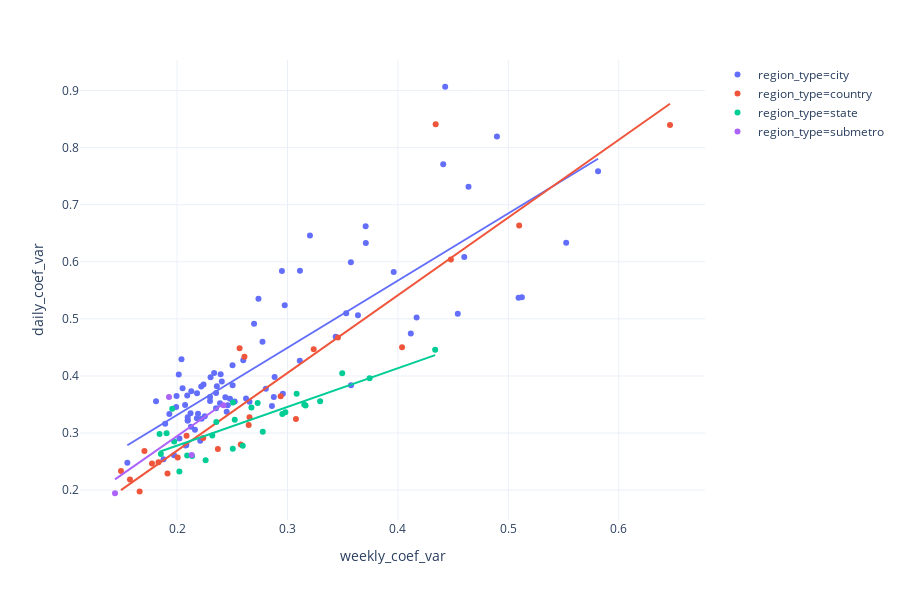

Notebook code cell kept with this figure:
### Code cell
import plotly.express as px

px.scatter(df.dropna(subset=['weekly_coef_var', 'daily_coef_var'])\
             .query('weekly_coef_var < 1').query('daily_coef_var < 1'),
            x="weekly_coef_var", y="daily_coef_var", color='region_type',
            hover_name="region_slug", template='plotly_white', trendline='ols').show()

### Figure 1 — Plotly figure (JSON) as saved in the notebook; plotly's stock layout.template omitted (floating-point values rounded to 4 significant figures)
{"data": [{"hoverlabel": {"namelength": 0}, "hovertemplate": "<b>%{hovertext}</b><br><br>region_type=city<br>weekly_coef_var=%{x}<br>daily_coef_var=%{y}", "hovertext": ["bogota", "managua", "kingston", "natal", "mendoza", "curitiba", "toluca", "barranquilla", "buenosaires", "paramaribo", "santodomingo", "saojosedoscampos", "panamacity", "sanfernado", "santiago", "fortaleza", "salvador", "manaus", "saopaulo", "teresina", "tegucigalpa", "georgetown", "ciudad_guayana", "montevideo", "merida", "porto_alergre", "arequipa", "tijuana", "saoluis", "cochabamba", "sorocaba", "joaopessoa", "mexicocity", "brasilia", "guadalajara", "lapaz", "nassau", "pereira", "asuncion", "santacruzdelasierra", "santiagocaballeros", "recife", "monterrey", "goiania", "guayaquil", "caracas", "guatemala", "cartagena", "belem", "pueble", "bridgetown", "riodejaneiro", "cucuta", "rosario", "quito", "campinas", "sanpedrosula", "maceio", "aguascalientes", "leon", "queretaro", "portauprince", "maracaibo", "cuenca", "barcelona", "medellin", "bucaramanga", "cordoba", "santos", "sanjose", "portofspain", "juarez", "sanluispotosi", "sansalvador", "santamarta", "valencia", "belohorizonte", "joinville", "vitoria", "maracay", "lima", "cali", "florianopolis", "torreon"], "legendgroup": "region_type=city", "marker": {"color": "#636efa", "symbol": "circle"}, "mode": "markers", "name": "region_type=city", "showlegend": true, "type": "scatter", "x": [0.221, 0.2298, 0.2697, 0.2096, 0.3638, 0.2502, 0.2162, 0.1892, 0.2179, 0.3962, 0.2298, 0.224, 0.204, 0.3113, 0.2774, 0.2096, 0.2015, 0.1995, 0.236, 0.2522, 0.3436, 0.3708, 0.4428, 0.1972, 0.2222, 0.2303, 0.2251, 0.5123, 0.2479, 0.2405, 0.2128, 0.2092, 0.2022, 0.2599, 0.2084, 0.2804, 0.3574, 0.2876, 0.4169, 0.3575, 0.1992, 0.193, 0.2503, 0.2219, 0.218, 0.5813, 0.219, 0.2078, 0.2449, 0.1877, 0.3203, 0.2072, 0.2958, 0.2352, 0.2122, 0.2335, 0.3532, 0.1809, 0.2859, 0.2624, 0.2126, 0.5524, 0.4897, 0.3111, 0.3709, 0.2389, 0.2459, 0.4601, 0.2656, 0.2437, 0.2949, 0.5093, 0.2883, 0.2395, 0.4117, 0.441, 0.2353, 0.2975, 0.205, 0.4639, 0.155, 0.2096, 0.2737, 0.4542], "xaxis": "x", "y": [0.2867, 0.363, 0.4913, 0.3218, 0.5065, 0.4186, 0.3058, 0.3164, 0.3261, 0.5819, 0.3562, 0.3851, 0.4293, 0.5842, 0.46, 0.3218, 0.4023, 0.3649, 0.3818, 0.3553, 0.4687, 0.6623, 0.9066, 0.261, 0.325, 0.3979, 0.3293, 0.5377, 0.3601, 0.3901, 0.3732, 0.3656, 0.2902, 0.4274, 0.279, 0.3776, 0.5994, 0.3632, 0.5025, 0.3835, 0.3454, 0.3334, 0.3838, 0.3813, 0.3697, 0.7585, 0.3336, 0.278, 0.3373, 0.2542, 0.6462, 0.3492, 0.3687, 0.3435, 0.3347, 0.4052, 0.5099, 0.3557, 0.3471, 0.3604, 0.3112, 0.6332, 0.8193, 0.4267, 0.6327, 0.352, 0.3485, 0.6083, 0.3547, 0.3625, 0.5839, 0.5369, 0.3981, 0.4031, 0.4746, 0.7708, 0.3702, 0.5239, 0.3783, 0.7313, 0.2478, 0.3274, 0.5352, 0.509], "yaxis": "y"}, {"hoverlabel": {"namelength": 0}, "hovertemplate": "<b>OLS trendline</b><br>daily_coef_var = 1.177411 * weekly_coef_var + 0.096125<br>R<sup>2</sup>=0.691302<br><br>region_type=city<br>weekly_coef_var=%{x}<br>daily_coef_var=%{y} <b>(trend)</b>", "legendgroup": "region_type=city", "marker": {"color": "#636efa", "symbol": "circle"}, "mode": "lines", "name": "region_type=city", "showlegend": false, "type": "scatter", "x": [0.155, 0.1809, 0.1877, 0.1892, 0.193, 0.1972, 0.1992, 0.1995, 0.2015, 0.2022, 0.204, 0.205, 0.2072, 0.2078, 0.2084, 0.2092, 0.2096, 0.2096, 0.2096, 0.2122, 0.2126, 0.2128, 0.2162, 0.2179, 0.218, 0.219, 0.221, 0.2219, 0.2222, 0.224, 0.2251, 0.2298, 0.2298, 0.2303, 0.2335, 0.2352, 0.2353, 0.236, 0.2389, 0.2395, 0.2405, 0.2437, 0.2449, 0.2459, 0.2479, 0.2502, 0.2503, 0.2522, 0.2599, 0.2624, 0.2656, 0.2697, 0.2737, 0.2774, 0.2804, 0.2859, 0.2876, 0.2883, 0.2949, 0.2958, 0.2975, 0.3111, 0.3113, 0.3203, 0.3436, 0.3532, 0.3574, 0.3575, 0.3638, 0.3708, 0.3709, 0.3962, 0.4117, 0.4169, 0.441, 0.4428, 0.4542, 0.4601, 0.4639, 0.4897, 0.5093, 0.5123, 0.5524, 0.5813], "xaxis": "x", "y": [0.2786, 0.3092, 0.3171, 0.3189, 0.3234, 0.3284, 0.3306, 0.3311, 0.3334, 0.3342, 0.3363, 0.3374, 0.3401, 0.3408, 0.3415, 0.3424, 0.3429, 0.3429, 0.3429, 0.346, 0.3464, 0.3467, 0.3507, 0.3527, 0.3529, 0.3539, 0.3563, 0.3573, 0.3578, 0.3598, 0.3612, 0.3667, 0.3667, 0.3673, 0.3711, 0.3731, 0.3732, 0.374, 0.3774, 0.3781, 0.3793, 0.3831, 0.3845, 0.3857, 0.388, 0.3907, 0.3908, 0.393, 0.4022, 0.4051, 0.4088, 0.4137, 0.4184, 0.4227, 0.4263, 0.4327, 0.4347, 0.4356, 0.4434, 0.4444, 0.4464, 0.4625, 0.4626, 0.4733, 0.5007, 0.5119, 0.5169, 0.5171, 0.5245, 0.5327, 0.5329, 0.5626, 0.5808, 0.587, 0.6154, 0.6175, 0.6309, 0.6379, 0.6424, 0.6727, 0.6958, 0.6993, 0.7465, 0.7805], "yaxis": "y"}, {"hoverlabel": {"namelength": 0}, "hovertemplate": "<b>%{hovertext}</b><br><br>region_type=country<br>weekly_coef_var=%{x}<br>daily_coef_var=%{y}", "hovertext": ["country_guyana", "country_ecuador", "country_nicaragua", "country_venezuela", "country_barbados", "country_costa_rica", "country_haiti", "country_uruguay", "country_bolivia", "country_guatemala", "country_peru", "country_colombia", "country_chile", "country_argentina", "country_paraguay", "country_honduras", "country_el_salvador", "country_trinidad_and_tobago", "country_jamaica", "country_panama", "country_the_bahamas", "country_suriname", "country_belize", "country_mexico", "country_dominican_republic"], "legendgroup": "region_type=country", "marker": {"color": "#EF553B", "symbol": "circle"}, "mode": "markers", "name": "region_type=country", "showlegend": true, "type": "scatter", "x": [0.4342, 0.1773, 0.2369, 0.448, 0.261, 0.1573, 0.6464, 0.2938, 0.3076, 0.2006, 0.1661, 0.1913, 0.1492, 0.2237, 0.4038, 0.2649, 0.2656, 0.2566, 0.1831, 0.1704, 0.3237, 0.3457, 0.5098, 0.2577, 0.2086], "xaxis": "x", "y": [0.8408, 0.2464, 0.2721, 0.6038, 0.4335, 0.2185, 0.8398, 0.3645, 0.3248, 0.257, 0.1977, 0.229, 0.2337, 0.2913, 0.4502, 0.314, 0.3277, 0.4487, 0.2487, 0.2687, 0.4469, 0.4676, 0.6637, 0.2799, 0.2954], "yaxis": "y"}, {"hoverlabel": {"namelength": 0}, "hovertemplate": "<b>OLS trendline</b><br>daily_coef_var = 1.361393 * weekly_coef_var + -0.003159<br>R<sup>2</sup>=0.853145<br><br>region_type=country<br>weekly_coef_var=%{x}<br>daily_coef_var=%{y} <b>(trend)</b>", "legendgroup": "region_type=country", "marker": {"color": "#EF553B", "symbol": "circle"}, "mode": "lines", "name": "region_type=country", "showlegend": false, "type": "scatter", "x": [0.1492, 0.1573, 0.1661, 0.1704, 0.1773, 0.1831, 0.1913, 0.2006, 0.2086, 0.2237, 0.2369, 0.2566, 0.2577, 0.261, 0.2649, 0.2656, 0.2938, 0.3076, 0.3237, 0.3457, 0.4038, 0.4342, 0.448, 0.5098, 0.6464], "xaxis": "x", "y": [0.1999, 0.211, 0.2229, 0.2288, 0.2382, 0.2462, 0.2573, 0.2699, 0.2808, 0.3014, 0.3194, 0.3462, 0.3477, 0.3522, 0.3574, 0.3584, 0.3968, 0.4157, 0.4376, 0.4675, 0.5465, 0.588, 0.6067, 0.6909, 0.8769], "yaxis": "y"}, {"hoverlabel": {"namelength": 0}, "hovertemplate": "<b>%{hovertext}</b><br><br>region_type=state<br>weekly_coef_var=%{x}<br>daily_coef_var=%{y}", "hovertext": ["br_states_paraiba", "br_states_sao_paulo", "br_states_amapa", "br_states_tocantins", "br_states_sergipe", "br_states_espirito_santo", "br_states_alagoas", "br_states_goias", "br_states_para", "br_states_roraima", "br_states_amazonas", "br_states_santa_catarina", "br_states_rondonia", "br_states_rio_grande_do_sul", "br_states_ceara", "br_states_mato_grosso_do_sul", "br_states_bahia", "br_states_maranhao", "br_states_acre", "br_states_minas_gerais", "br_states_rio_de_janeiro", "br_states_pernambuco", "br_states_piaui", "br_states_mato_grosso", "br_states_rio_grande_do_norte", "br_states_parana", "br_states_distrito_federal"], "legendgroup": "region_type=state", "marker": {"color": "#00cc96", "symbol": "circle"}, "mode": "markers", "name": "region_type=state", "showlegend": true, "type": "scatter", "x": [0.2136, 0.1973, 0.3083, 0.4338, 0.2021, 0.1841, 0.1853, 0.2595, 0.3152, 0.273, 0.1956, 0.2355, 0.2981, 0.2522, 0.2776, 0.2953, 0.2504, 0.3295, 0.3496, 0.2259, 0.1905, 0.2091, 0.3744, 0.3164, 0.2319, 0.2673, 0.2506], "xaxis": "x", "y": [0.2596, 0.2854, 0.3689, 0.4458, 0.2324, 0.2983, 0.2631, 0.2776, 0.3501, 0.3524, 0.3427, 0.3192, 0.3365, 0.3232, 0.302, 0.3332, 0.2722, 0.3559, 0.4047, 0.2523, 0.2997, 0.2608, 0.396, 0.3482, 0.2956, 0.3446, 0.3535], "yaxis": "y"}, {"hoverlabel": {"namelength": 0}, "hovertemplate": "<b>OLS trendline</b><br>daily_coef_var = 0.677424 * weekly_coef_var + 0.142577<br>R<sup>2</sup>=0.697265<br><br>region_type=state<br>weekly_coef_var=%{x}<br>daily_coef_var=%{y} <b>(trend)</b>", "legendgroup": "region_type=state", "marker": {"color": "#00cc96", "symbol": "circle"}, "mode": "lines", "name": "region_type=state", "showlegend": false, "type": "scatter", "x": [0.1841, 0.1853, 0.1905, 0.1956, 0.1973, 0.2021, 0.2091, 0.2136, 0.2259, 0.2319, 0.2355, 0.2504, 0.2506, 0.2522, 0.2595, 0.2673, 0.273, 0.2776, 0.2953, 0.2981, 0.3083, 0.3152, 0.3164, 0.3295, 0.3496, 0.3744, 0.4338], "xaxis": "x", "y": [0.2673, 0.2681, 0.2716, 0.2751, 0.2763, 0.2795, 0.2842, 0.2873, 0.2956, 0.2997, 0.3021, 0.3122, 0.3124, 0.3134, 0.3184, 0.3237, 0.3275, 0.3306, 0.3426, 0.3445, 0.3514, 0.3561, 0.3569, 0.3658, 0.3794, 0.3962, 0.4364], "yaxis": "y"}, {"hoverlabel": {"namelength": 0}, "hovertemplate": "<b>%{hovertext}</b><br><br>region_type=submetro<br>weekly_coef_var=%{x}<br>daily_coef_var=%{y}", "hovertext": ["lima_metro1", "bogota_metro1", "lima_metro2", "bogota_metro2"], "legendgroup": "region_type=submetro", "marker": {"color": "#ab63fa", "symbol": "circle"}, "mode": "markers", "name": "region_type=submetro", "showlegend": true, "type": "scatter", "x": [0.1927, 0.242, 0.1438, 0.2132], "xaxis": "x", "y": [0.3631, 0.3485, 0.1945, 0.2614], "yaxis": "y"}, {"hoverlabel": {"namelength": 0}, "hovertemplate": "<b>OLS trendline</b><br>daily_coef_var = 1.348008 * weekly_coef_var + 0.025068<br>R<sup>2</sup>=0.499629<br><br>region_type=submetro<br>weekly_coef_var=%{x}<br>daily_coef_var=%{y} <b>(trend)</b>", "legendgroup": "region_type=submetro", "marker": {"color": "#ab63fa", "symbol": "circle"}, "mode": "lines", "name": "region_type=submetro", "showlegend": false, "type": "scatter", "x": [0.1438, 0.1927, 0.2132, 0.242], "xaxis": "x", "y": [0.2189, 0.2848, 0.3125, 0.3513], "yaxis": "y"}], "layout": {"height": 600, "legend": {"tracegroupgap": 0}, "margin": {"t": 60}, "xaxis": {"anchor": "y", "domain": [0, 1], "title": {"text": "weekly_coef_var"}}, "yaxis": {"anchor": "x", "domain": [0, 1], "title": {"text": "daily_coef_var"}}}}
